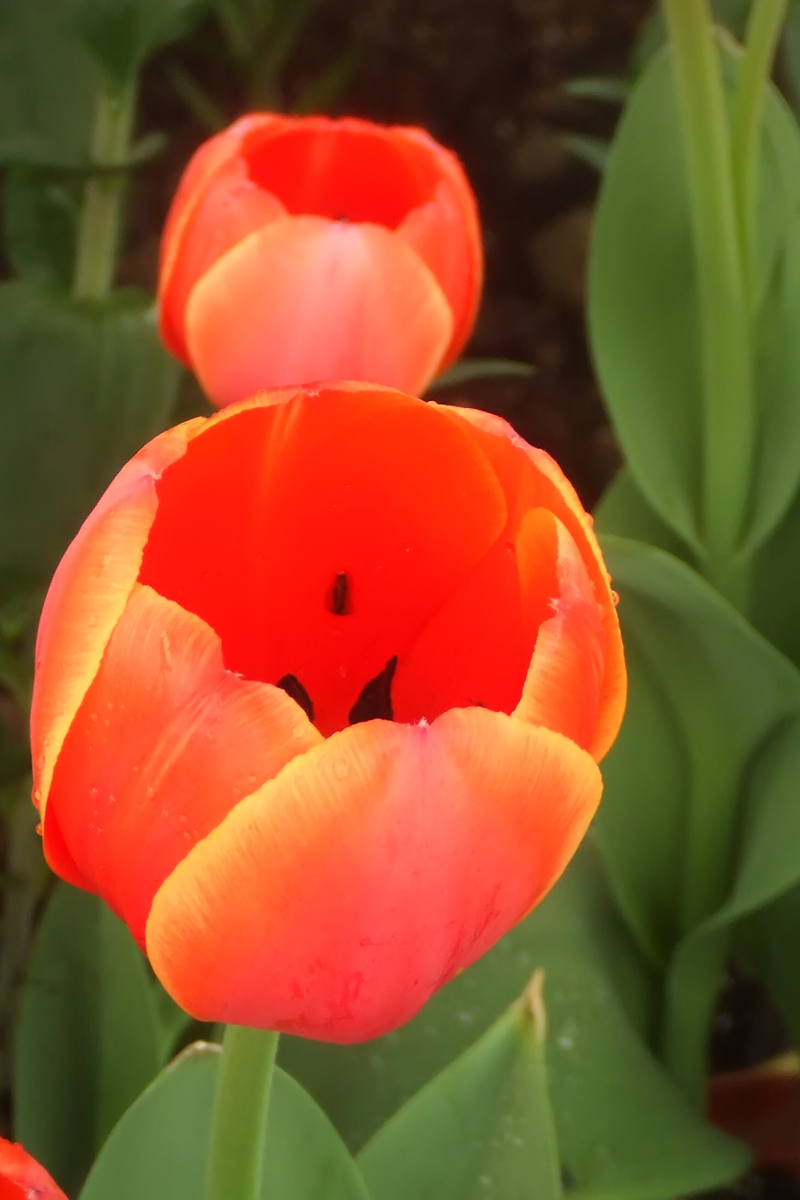
%> input picture Matlab/img_enhancement/tulips.bmp, 800 x 1200 px
$ octave example_enhancement.m   (GNU Octave 9; MATLAB toolbox functions it lacks are replaced by stand-ins)
%> lines starting %> are read from the running program, lines starting %| are printed output that depends on the picture
% example: detail enhancement
% figure 6 in our paper

close all;

I = double(imread('.\img_enhancement\tulips.bmp')) / 255;
p = I;

r = 16;
eps = 0.1^2;

q = zeros(size(I));

%q(:, :, 1) = guidedfilter(I(:, :, 1), p(:, :, 1), r, eps);
%q(:, :, 2) = guidedfilter(I(:, :, 2), p(:, :, 2), r, eps);
%q(:, :, 3) = guidedfilter(I(:, :, 3), p(:, :, 3), r, eps);

h = ones(16, 16) / (16 * 16);
q = imfilter(I, h);
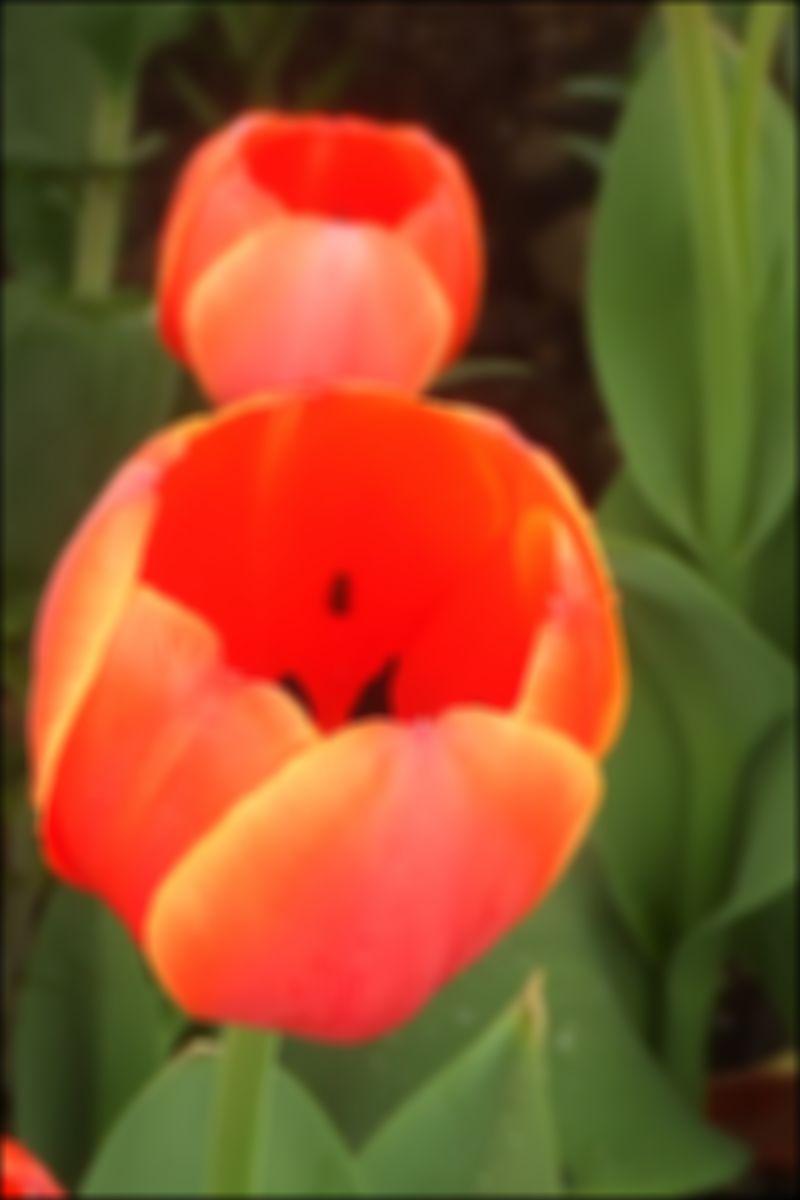
%> q: size 1200x800x3 double; mean R, G, B 0.559, 0.318, 0.158

I_enhanced = (I - q) * 5 + q;
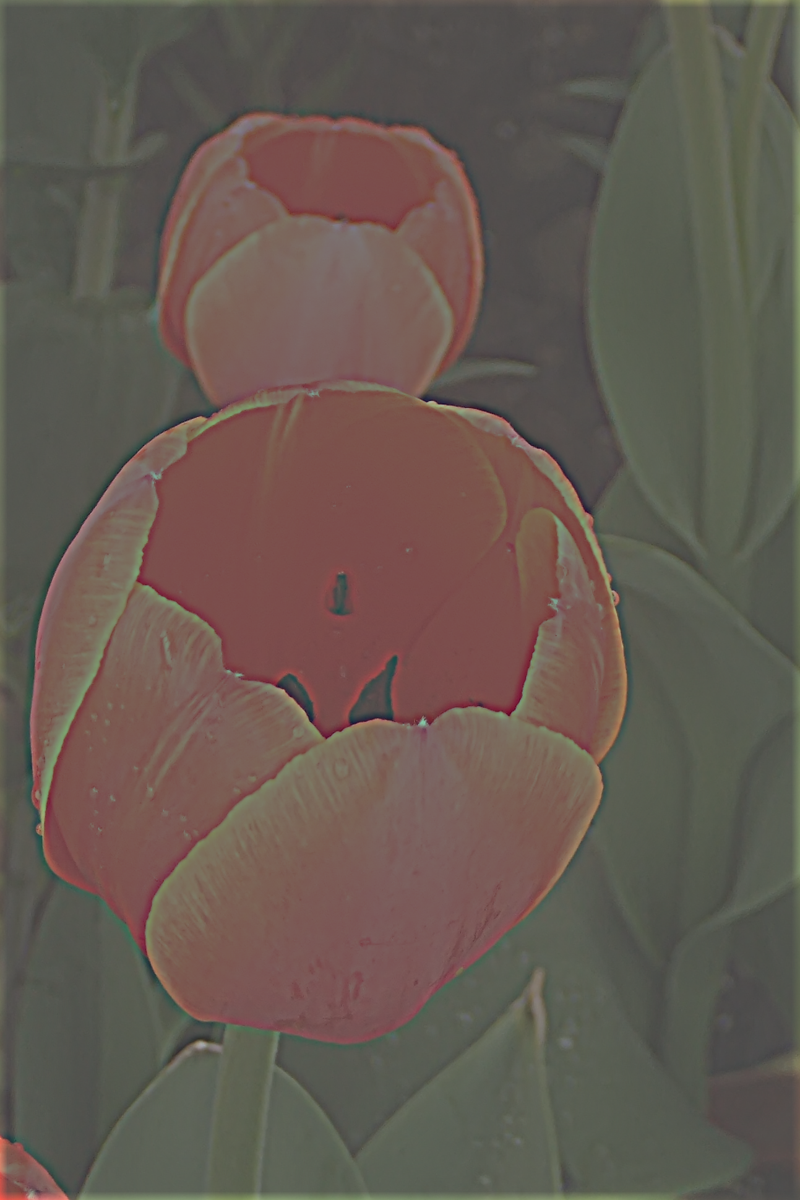
%> I_enhanced: size 1200x800x3 double; mean R, G, B 0.57, 0.329, 0.163; drawn with min black and max white

figure();
imshow([I, q, I_enhanced], [0, 1]);
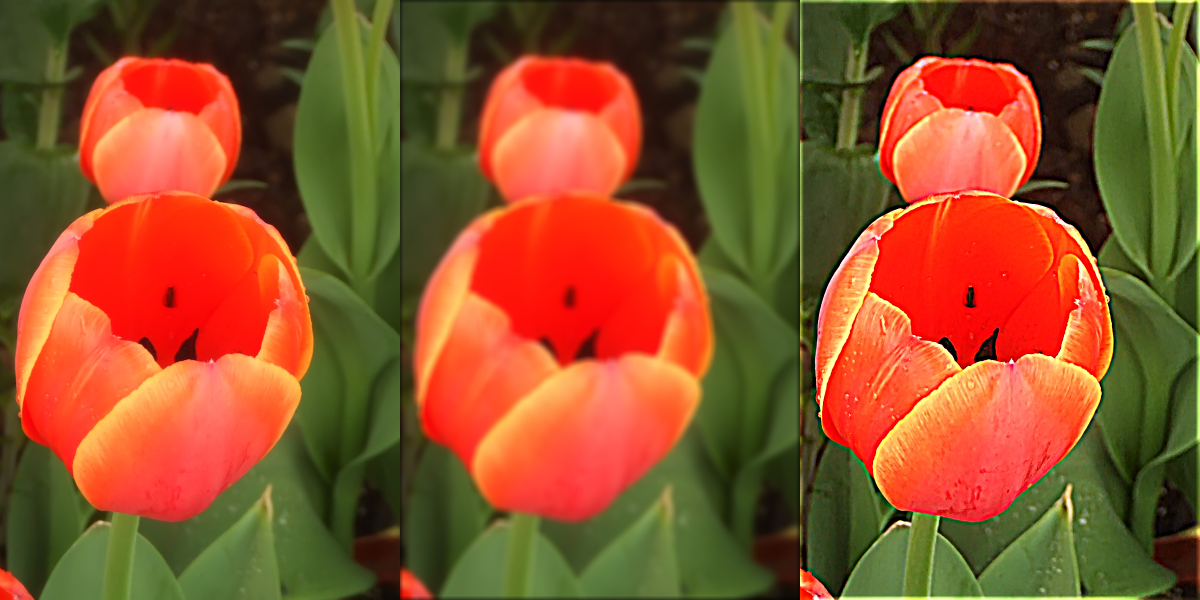
%> displayed picture: size 1200x2400x3, on the screen's scale of 0 to 255 (shown at 1/2 size); mean R, G, B 142.9, 82.3, 41.3
